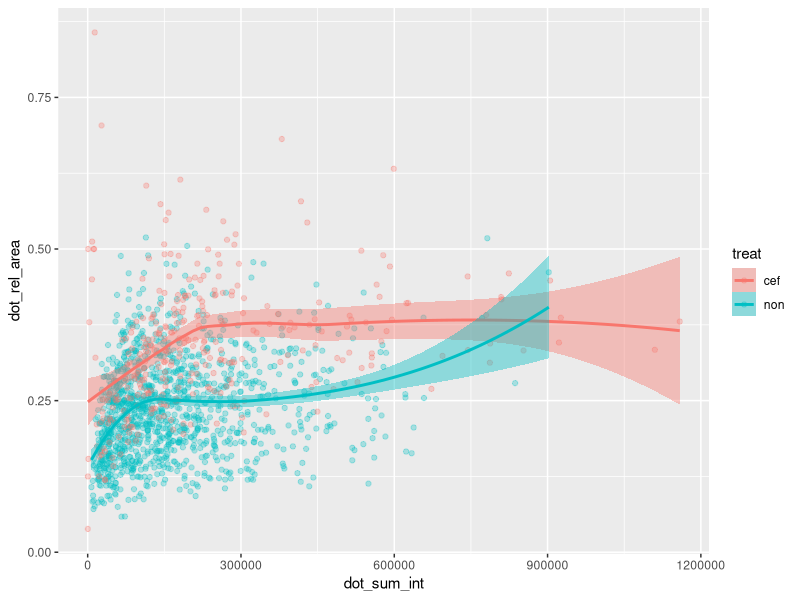
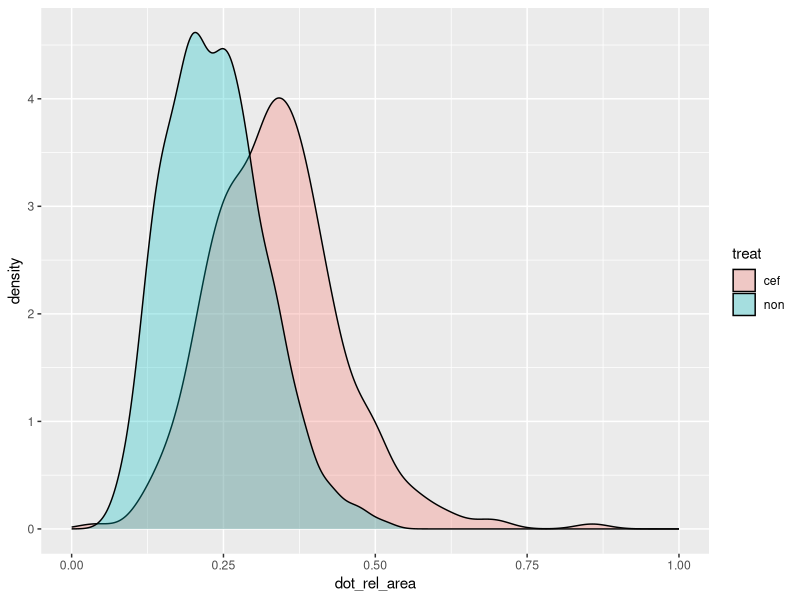
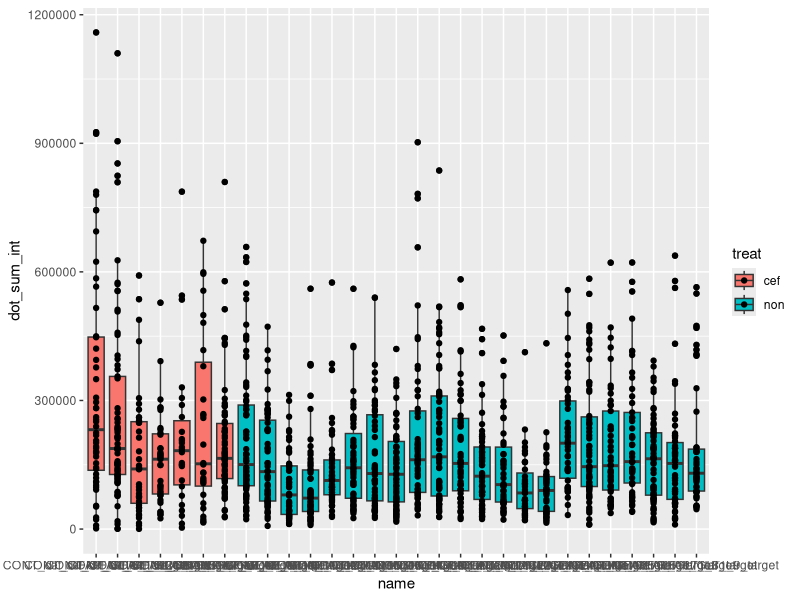
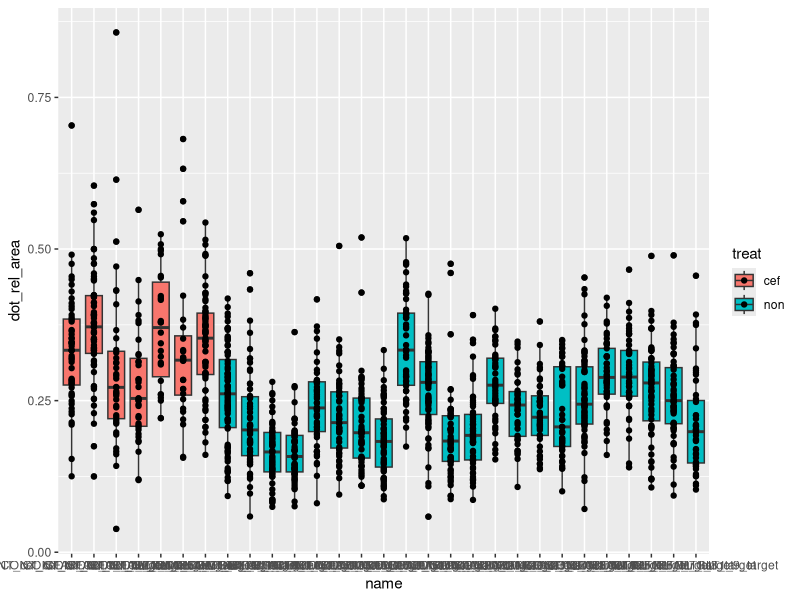
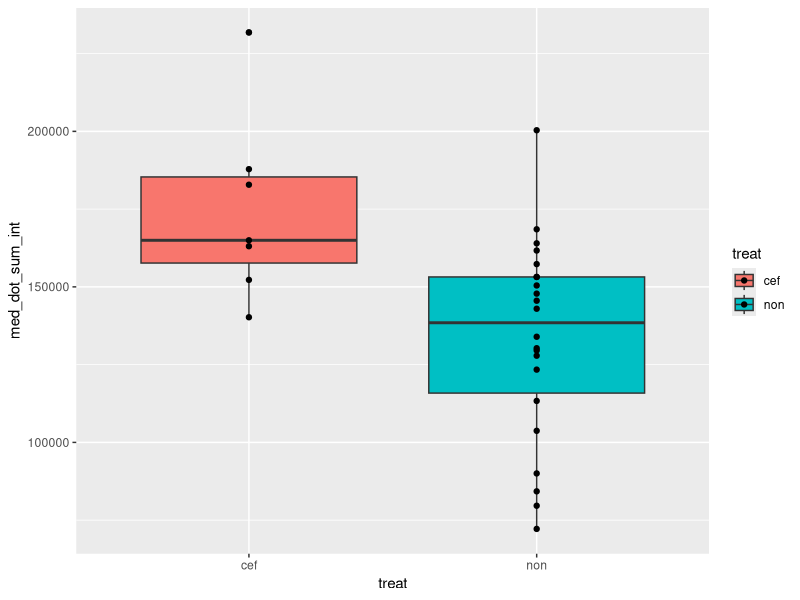
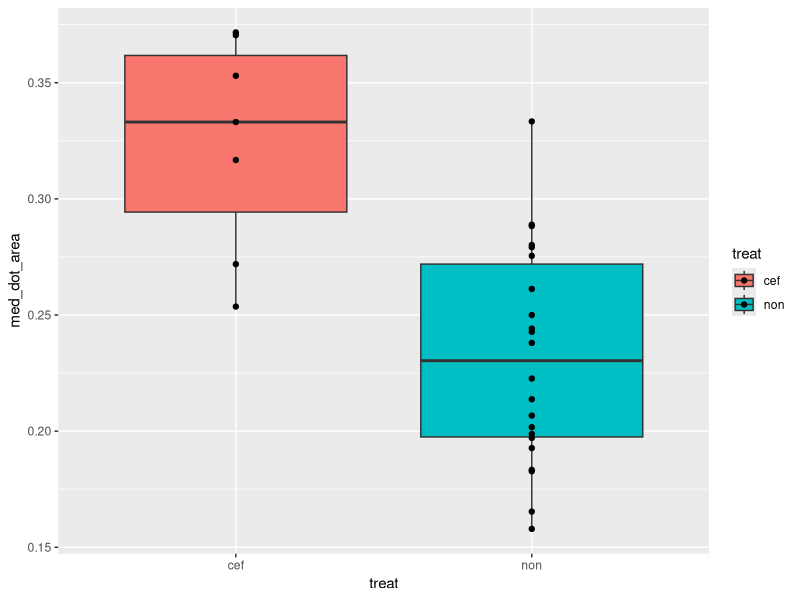
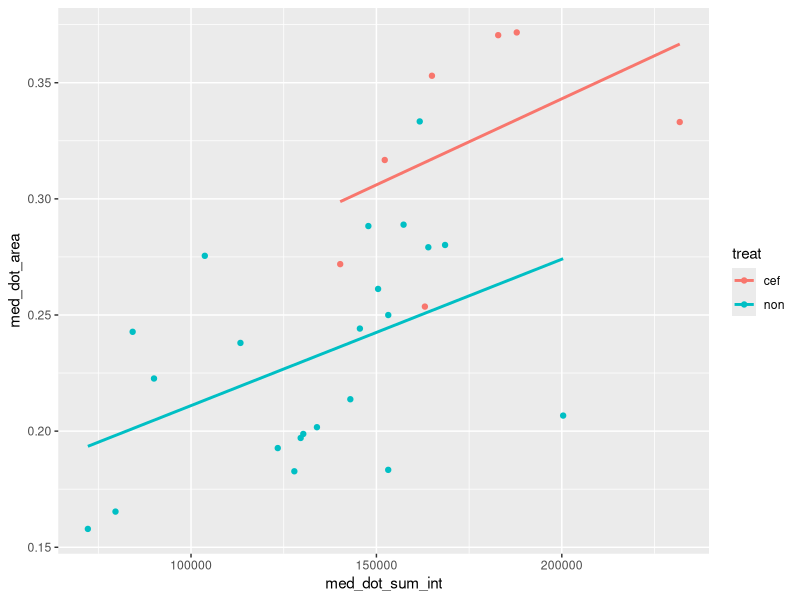
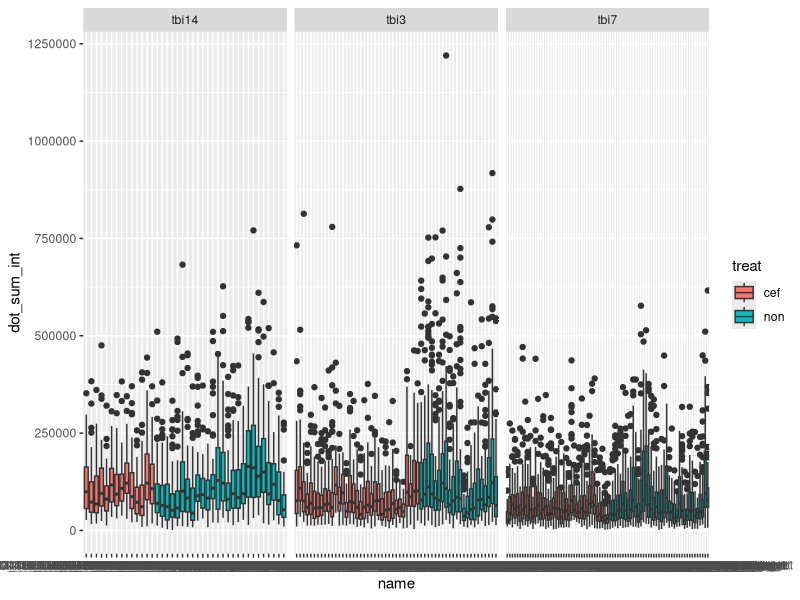

The R script that drew these images, in order: (Note: this script raises an error after producing the figures.)
# GLT in astrocytes
#
# COLUMNS FROM PLUGIN
# cell_row = [glt_img.name,                        # id
#             group,                               # group
#             a_region.label,                      # cell_num
#             one_cell_area,                       # cell_area
#             one_dot_num,                         # dot_num
#             one_dot_area,                        # dot_area  це сумарна площа на один астроцит, тобто це не можна використати як параметр окремої точки
#             round(one_dot_rel_area, 3),          # dot_rel_area
#             one_dot_sum_int,                     # dot_sum_int
#             int(one_dot_mean_int),               # dot_mean_int
#             int(one_dot_sum_int / one_dot_num),  # dot_men_int_per_dot
#             int(one_dot_mean_int_dens)]          # dot_mean_int_dens


require(dplyr)
require(tidyr)
require(purrr)
library(readr)
require(rstatix)
library(gridExtra)
require(ggplot2)
require(ggpubr)
require(cowplot)
require(ggsci)


setwd('/home/wisstock/bio_note/projects/PhD/9_2024_GLT_in_TBI/exp/2025_08_23_glt_in_astrocytes')

df <- read.csv('astrocyte_count.csv') %>%
  select(-id) %>%
  mutate(dot_rel_area = parse_number(dot_rel_area, locale = locale(decimal_mark = ","))) %>%
  mutate_if(is.character, as.factor) %>%
  mutate(dot_rel_area = dot_area / cell_area)


##### CTRL TEST #####
# RAW
df.ctrl <- df %>%
  filter(group == 'cont') %>%
  droplevels() %>%
  select(-group) %>%
  filter(dot_rel_area < 1,
         dot_sum_int < 1.5e+06) %>%
  droplevels()
  
ggplot(data = df.ctrl,
       aes(x = dot_sum_int, y = dot_rel_area,
           color = treat, fill = treat)) +
  geom_point(alpha = .3) +
  geom_smooth(method = 'loess', se = TRUE, span = 0.85)


ggplot(data = df.ctrl,
       aes(x = dot_rel_area, fill = treat)) +
  geom_density(alpha = .3) +
  scale_x_continuous(limits = c(0,1))




ggplot(data = df.ctrl,
       aes(x = name, y = dot_sum_int, fill = treat)) +
  geom_boxplot() +
  geom_point()

df.ctrl %>%
  group_by(treat) %>%
  kruskal_test(dot_sum_int ~ name) %>%
  add_significance()

df.ctrl %>%
  wilcox_test(dot_sum_int ~ treat) %>%
  add_significance()


ggplot(data = df.ctrl,
       aes(x = name, y = dot_rel_area, fill = treat)) +
  geom_boxplot() +
  geom_point()

df.ctrl %>%
  group_by(treat) %>%
  kruskal_test(dot_rel_area ~ name) %>%
  add_significance()

df.ctrl %>%
  wilcox_test(dot_rel_area ~ treat) %>%
  add_significance()


# MED
df.ctrl.med <- df.ctrl %>%
  group_by(name) %>%
  mutate(med_dot_sum_int = median(dot_sum_int),
         med_dot_area = median(dot_rel_area),
         med_dot_num = median(dot_num),
         med_cell_area = median(cell_area)) %>%
  select(name, treat, med_dot_sum_int, med_dot_area, med_dot_num) %>%
  distinct() %>%
  droplevels() %>%
  ungroup()


ggplot(data = df.ctrl.med,
       aes(x = treat, y = med_dot_sum_int, fill = treat)) +
  geom_boxplot() +
  geom_point()

df.ctrl.med %>%
  wilcox_test(med_dot_sum_int ~ treat) %>%
  add_significance()


ggplot(data = df.ctrl.med,
       aes(x = treat, y = med_dot_area, fill = treat)) +
  geom_boxplot() +
  geom_point()

df.ctrl.med %>%
  wilcox_test(med_dot_area ~ treat) %>%
  add_significance()


ggplot(data = df.ctrl.med,
       aes(y = med_dot_area, x = med_dot_sum_int, color = treat)) +
  geom_point() +
  geom_smooth(method = 'lm', se = FALSE)





##### EXP MED STAT #####
# RAW
df.tbi <-  df %>%
  filter(group != 'cont') %>%
  droplevels()

ggplot(data = df.tbi,
       aes(x = name, y = dot_sum_int, fill = treat)) +
  geom_boxplot() +
  facet_wrap(~group, scales = "free_x")

ggplot(data = df.tbi,
       aes(x = dot_sum_int, y = dot_rel_area)) +
  geom_point(aes(color = treat, fill = treat), alpha = .3) +
  geom_smooth(aes(group = treat), method = 'loess', se = TRUE, span = 0.85) +
  facet_wrap(~group, scales = "free_x")


ggplot(data = df.tbi,
       aes(x = name, y = dot_rel_area, fill = treat)) +
  geom_boxplot() +
  facet_wrap(~group, scales = "free_x")




###### MED STAT #####
df.tbi.med <- df %>%
  group_by(name) %>%
  mutate(tot_dot_num = sum(dot_num),
         tot_dot_int = sum(dot_num),
         tot_glt = tot_dot_num * tot_dot_int,
         med_dot_sum_int = median(dot_sum_int),
         med_dot_area = median(dot_area),
         med_cell_area = median(cell_area),
         group = factor(group, levels = c('cont', 'tbi3', 'tbi7', 'tbi14'))) %>%
  select(name, group, treat,
         med_cell_area, med_dot_sum_int, med_dot_area,
         tot_dot_num, tot_dot_int, tot_glt) %>%
  distinct() %>%
  droplevels() %>%
  ungroup()

ggplot(data = df.tbi.med,
       aes(x = group, y = tot_glt, fill = treat)) +
  geom_boxplot() +
  geom_point() +
  facet_wrap(~treat)

df.tbi.med %>%
  group_by(treat) %>%
  pairwise_wilcox_test(med_dot_num ~ group, ref.group = 'cont')
